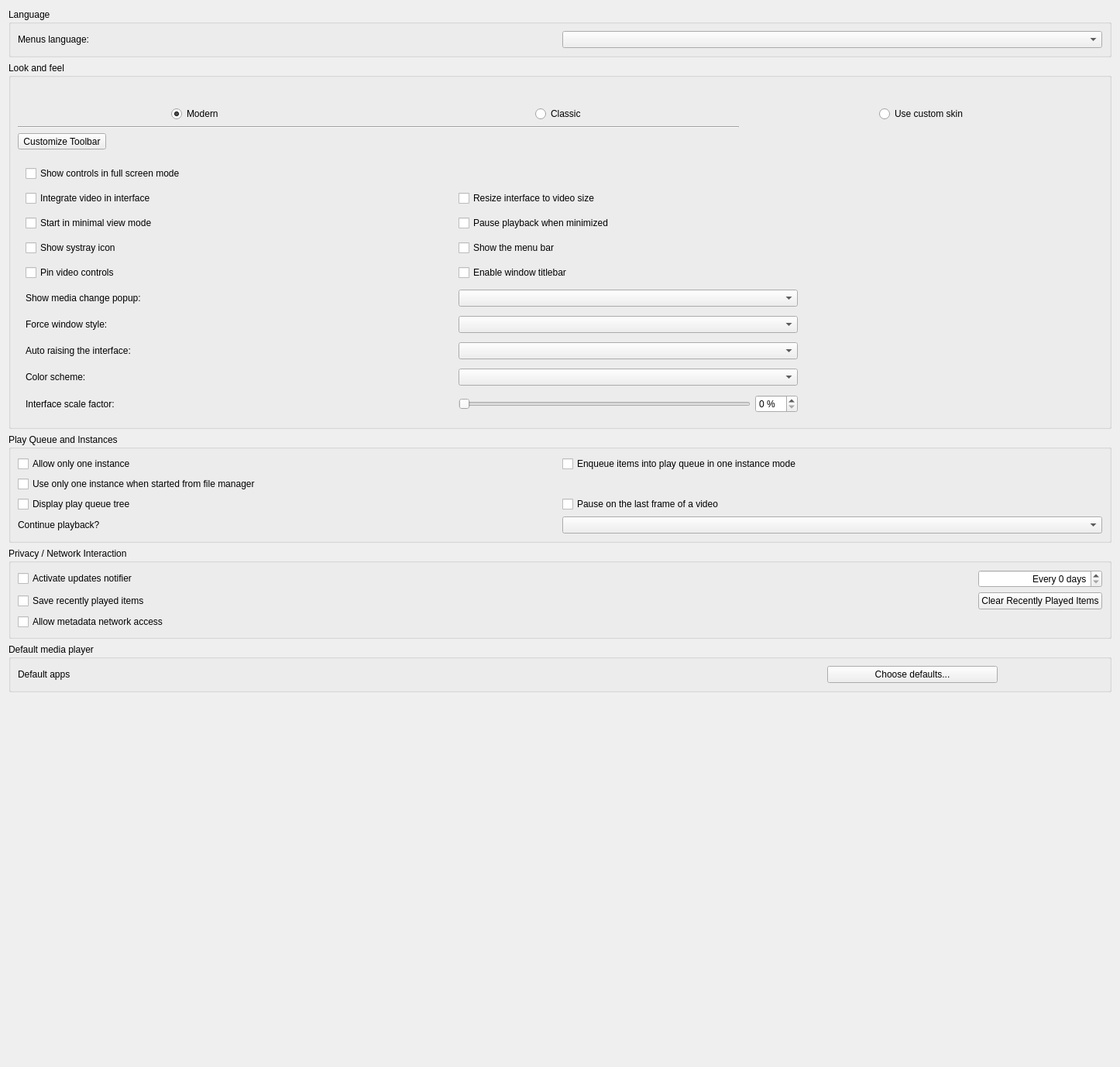
<?xml version="1.0" encoding="UTF-8"?>
<ui version="4.0">
 <author>Jean-Baptiste Kempf</author>
 <class>SPrefsInterface</class>
 <widget class="QWidget" name="SPrefsInterface">
  <property name="geometry">
   <rect>
    <x>0</x>
    <y>0</y>
    <width>1446</width>
    <height>1378</height>
   </rect>
  </property>
  <property name="sizePolicy">
   <sizepolicy hsizetype="Preferred" vsizetype="Minimum">
    <horstretch>0</horstretch>
    <verstretch>0</verstretch>
   </sizepolicy>
  </property>
  <property name="windowTitle">
   <string>Form</string>
  </property>
  <layout class="QVBoxLayout" name="verticalLayout">
   <item>
    <widget class="QGroupBox" name="langBox">
     <property name="title">
      <string>Language</string>
     </property>
     <layout class="QHBoxLayout" name="horizontalLayout">
      <item>
       <widget class="QLabel" name="label">
        <property name="text">
         <string>Menus language:</string>
        </property>
        <property name="buddy">
         <cstring>langCombo</cstring>
        </property>
       </widget>
      </item>
      <item>
       <widget class="QComboBox" name="langCombo"/>
      </item>
     </layout>
    </widget>
   </item>
   <item>
    <widget class="QGroupBox" name="LooknfeelBox">
     <property name="title">
      <string>Look and feel</string>
     </property>
     <layout class="QVBoxLayout" name="LooknfeelLayout">
      <property name="bottomMargin">
       <number>0</number>
      </property>
      <item>
       <widget class="QWidget" name="LooknfeelSelection" native="true">
        <layout class="QGridLayout" name="LooknfeelSelection_l">
         <property name="leftMargin">
          <number>0</number>
         </property>
         <property name="topMargin">
          <number>0</number>
         </property>
         <property name="rightMargin">
          <number>0</number>
         </property>
         <property name="bottomMargin">
          <number>0</number>
         </property>
         <item row="0" column="3">
          <layout class="QVBoxLayout" name="verticalLayout_2">
           <item>
            <widget class="QPushButton" name="skinImage">
             <property name="toolTip">
              <string>VLC will use custom skin.</string>
             </property>
             <property name="text">
              <string/>
             </property>
             <property name="icon">
              <iconset>
               <normaloff>:/prefsmenu/sample_skins.png</normaloff>:/prefsmenu/sample_skins.png</iconset>
             </property>
             <property name="iconSize">
              <size>
               <width>244</width>
               <height>145</height>
              </size>
             </property>
             <property name="flat">
              <bool>true</bool>
             </property>
            </widget>
           </item>
           <item alignment="Qt::AlignHCenter">
            <widget class="QRadioButton" name="skins">
             <property name="toolTip">
              <string>VLC will use custom skin.</string>
             </property>
             <property name="text">
              <string>Use custom skin</string>
             </property>
            </widget>
           </item>
          </layout>
         </item>
         <item row="0" column="1">
          <layout class="QVBoxLayout" name="verticalLayout_8">
           <item>
            <widget class="QPushButton" name="modernImage">
             <property name="toolTip">
              <string>VLC will use a modern layout with
no menubar or pinned controls but
with client-side decoration.</string>
             </property>
             <property name="text">
              <string/>
             </property>
             <property name="icon">
              <iconset>
               <normaloff>:/prefsmenu/sample_minimal.png</normaloff>:/prefsmenu/sample_minimal.png</iconset>
             </property>
             <property name="iconSize">
              <size>
               <width>244</width>
               <height>145</height>
              </size>
             </property>
             <property name="flat">
              <bool>true</bool>
             </property>
            </widget>
           </item>
           <item alignment="Qt::AlignHCenter">
            <widget class="QRadioButton" name="modernButton">
             <property name="toolTip">
              <string>VLC will use a modern layout with
no menubar or pinned controls but
with client-side decoration.</string>
             </property>
             <property name="text">
              <string>Modern</string>
             </property>
             <property name="checked">
              <bool>true</bool>
             </property>
            </widget>
           </item>
          </layout>
         </item>
         <item row="0" column="2">
          <layout class="QVBoxLayout" name="verticalLayout_7">
           <item>
            <widget class="QPushButton" name="classicImage">
             <property name="toolTip">
              <string>VLC will use a classic layout with
a menubar and pinned controls but
with no client-side decoration.</string>
             </property>
             <property name="text">
              <string/>
             </property>
             <property name="icon">
              <iconset>
               <normaloff>:/prefsmenu/sample_complete.png</normaloff>:/prefsmenu/sample_complete.png</iconset>
             </property>
             <property name="iconSize">
              <size>
               <width>244</width>
               <height>145</height>
              </size>
             </property>
             <property name="flat">
              <bool>true</bool>
             </property>
            </widget>
           </item>
           <item alignment="Qt::AlignHCenter">
            <widget class="QRadioButton" name="classicButton">
             <property name="toolTip">
              <string>VLC will use a classic layout with
a menubar and pinned controls but
with no client-side decoration.</string>
             </property>
             <property name="text">
              <string>Classic</string>
             </property>
            </widget>
           </item>
          </layout>
         </item>
         <item row="1" column="1" colspan="2">
          <widget class="Line" name="line">
           <property name="orientation">
            <enum>Qt::Horizontal</enum>
           </property>
          </widget>
         </item>
        </layout>
       </widget>
      </item>
      <item>
       <widget class="QToolButton" name="toolbarEditor">
        <property name="text">
         <string>Customize Toolbar</string>
        </property>
       </widget>
      </item>
      <item>
       <widget class="QStackedWidget" name="styleStackedWidget">
        <property name="currentIndex">
         <number>0</number>
        </property>
        <widget class="QWidget" name="nativePage">
         <layout class="QHBoxLayout" name="horizontalLayout_4">
          <property name="leftMargin">
           <number>0</number>
          </property>
          <property name="rightMargin">
           <number>0</number>
          </property>
          <item>
           <widget class="QWidget" name="native_zone" native="true">
            <property name="sizePolicy">
             <sizepolicy hsizetype="Preferred" vsizetype="Preferred">
              <horstretch>10</horstretch>
              <verstretch>0</verstretch>
             </sizepolicy>
            </property>
            <layout class="QGridLayout">
             <property name="leftMargin">
              <number>10</number>
             </property>
             <property name="topMargin">
              <number>0</number>
             </property>
             <property name="bottomMargin">
              <number>0</number>
             </property>
             <item row="1" column="2" colspan="2">
              <widget class="QCheckBox" name="resizingBox">
               <property name="text">
                <string>Resize interface to video size</string>
               </property>
              </widget>
             </item>
             <item row="6" column="2" colspan="2">
              <widget class="QComboBox" name="notificationCombo"/>
             </item>
             <item row="1" column="4">
              <spacer name="horizontalSpacer_7">
               <property name="orientation">
                <enum>Qt::Horizontal</enum>
               </property>
               <property name="sizeHint" stdset="0">
                <size>
                 <width>20</width>
                 <height>20</height>
                </size>
               </property>
              </spacer>
             </item>
             <item row="1" column="1">
              <spacer name="horizontalSpacer_3">
               <property name="orientation">
                <enum>Qt::Horizontal</enum>
               </property>
               <property name="sizeHint" stdset="0">
                <size>
                 <width>40</width>
                 <height>20</height>
                </size>
               </property>
              </spacer>
             </item>
             <item row="5" column="2">
              <widget class="QCheckBox" name="titleBarCheckBox">
               <property name="text">
                <string>Enable window titlebar</string>
               </property>
              </widget>
             </item>
             <item row="1" column="0">
              <widget class="QCheckBox" name="embedVideo">
               <property name="text">
                <string>Integrate video in interface</string>
               </property>
              </widget>
             </item>
             <item row="12" column="2" colspan="2">
              <widget class="QComboBox" name="autoRaiseComboBox"/>
             </item>
             <item row="6" column="0">
              <widget class="QLabel" name="notificationComboLabel">
               <property name="text">
                <string>Show media change popup:</string>
               </property>
               <property name="buddy">
                <cstring>notificationCombo</cstring>
               </property>
              </widget>
             </item>
             <item row="4" column="0" colspan="2">
              <widget class="QCheckBox" name="systrayBox">
               <property name="text">
                <string>Show systray icon</string>
               </property>
              </widget>
             </item>
             <item row="10" column="0">
              <widget class="QLabel" name="stylesLabel">
               <property name="sizePolicy">
                <sizepolicy hsizetype="Maximum" vsizetype="Preferred">
                 <horstretch>0</horstretch>
                 <verstretch>0</verstretch>
                </sizepolicy>
               </property>
               <property name="text">
                <string>Force window style:</string>
               </property>
               <property name="buddy">
                <cstring>stylesCombo</cstring>
               </property>
              </widget>
             </item>
             <item row="14" column="3">
              <widget class="QSpinBox" name="intfScaleFactorSpinBox">
               <property name="suffix">
                <string> %</string>
               </property>
               <property name="singleStep">
                <number>5</number>
               </property>
              </widget>
             </item>
             <item row="13" column="0">
              <widget class="QLabel" name="colorSchemeLabel">
               <property name="text">
                <string>Color scheme:</string>
               </property>
               <property name="buddy">
                <cstring>colorSchemeComboBox</cstring>
               </property>
              </widget>
             </item>
             <item row="3" column="0">
              <widget class="QCheckBox" name="minimalviewBox">
               <property name="text">
                <string>Start in minimal view mode</string>
               </property>
              </widget>
             </item>
             <item row="12" column="0">
              <widget class="QLabel" name="autoRaiseLabel">
               <property name="text">
                <string>Auto raising the interface:</string>
               </property>
               <property name="buddy">
                <cstring>autoRaiseComboBox</cstring>
               </property>
              </widget>
             </item>
             <item row="10" column="2" colspan="2">
              <widget class="QComboBox" name="stylesCombo"/>
             </item>
             <item row="14" column="2">
              <widget class="QSlider" name="intfScaleFactorSlider">
               <property name="tracking">
                <bool>false</bool>
               </property>
               <property name="orientation">
                <enum>Qt::Horizontal</enum>
               </property>
              </widget>
             </item>
             <item row="3" column="2" colspan="2">
              <widget class="QCheckBox" name="pauseMinimizedBox">
               <property name="text">
                <string>Pause playback when minimized</string>
               </property>
              </widget>
             </item>
             <item row="14" column="0">
              <widget class="QLabel" name="scaleFactorLabel">
               <property name="text">
                <string>Interface scale factor:</string>
               </property>
               <property name="buddy">
                <cstring>intfScaleFactorSlider</cstring>
               </property>
              </widget>
             </item>
             <item row="4" column="2">
              <widget class="QCheckBox" name="menuBarCheck">
               <property name="text">
                <string>Show the menu bar</string>
               </property>
              </widget>
             </item>
             <item row="0" column="0" colspan="5">
              <widget class="QCheckBox" name="fsController">
               <property name="text">
                <string>Show controls in full screen mode</string>
               </property>
              </widget>
             </item>
             <item row="13" column="2" colspan="2">
              <widget class="QComboBox" name="colorSchemeComboBox"/>
             </item>
             <item row="5" column="0" colspan="2">
              <widget class="QCheckBox" name="pinVideoControlsCheckbox">
               <property name="toolTip">
                <string>Disables autohiding of controls when playing videos</string>
               </property>
               <property name="text">
                <string>Pin video controls</string>
               </property>
              </widget>
             </item>
            </layout>
           </widget>
          </item>
         </layout>
        </widget>
        <widget class="QWidget" name="skinsPage">
         <layout class="QHBoxLayout" name="horizontalLayout_5">
          <property name="leftMargin">
           <number>0</number>
          </property>
          <property name="rightMargin">
           <number>0</number>
          </property>
          <item>
           <widget class="QWidget" name="skins_zone" native="true">
            <property name="enabled">
             <bool>true</bool>
            </property>
            <property name="sizePolicy">
             <sizepolicy hsizetype="Preferred" vsizetype="Preferred">
              <horstretch>0</horstretch>
              <verstretch>0</verstretch>
             </sizepolicy>
            </property>
            <layout class="QGridLayout" name="gridLayout_7">
             <property name="leftMargin">
              <number>0</number>
             </property>
             <property name="topMargin">
              <number>0</number>
             </property>
             <property name="rightMargin">
              <number>0</number>
             </property>
             <property name="bottomMargin">
              <number>0</number>
             </property>
             <item row="2" column="1" colspan="3">
              <widget class="QLabel" name="skinsLabel">
               <property name="sizePolicy">
                <sizepolicy hsizetype="Preferred" vsizetype="Preferred">
                 <horstretch>0</horstretch>
                 <verstretch>0</verstretch>
                </sizepolicy>
               </property>
               <property name="frameShape">
                <enum>QFrame::NoFrame</enum>
               </property>
               <property name="text">
                <string notr="true">-This is the skinsLabel place-</string>
               </property>
               <property name="textFormat">
                <enum>Qt::RichText</enum>
               </property>
               <property name="scaledContents">
                <bool>false</bool>
               </property>
               <property name="alignment">
                <set>Qt::AlignLeading|Qt::AlignLeft|Qt::AlignTop</set>
               </property>
               <property name="wordWrap">
                <bool>true</bool>
               </property>
               <property name="margin">
                <number>5</number>
               </property>
               <property name="openExternalLinks">
                <bool>true</bool>
               </property>
              </widget>
             </item>
             <item row="1" column="3">
              <widget class="QPushButton" name="skinBrowse">
               <property name="sizePolicy">
                <sizepolicy hsizetype="Maximum" vsizetype="Fixed">
                 <horstretch>0</horstretch>
                 <verstretch>0</verstretch>
                </sizepolicy>
               </property>
               <property name="text">
                <string>Choose...</string>
               </property>
              </widget>
             </item>
             <item row="1" column="2">
              <widget class="QLineEdit" name="fileSkin">
               <property name="sizePolicy">
                <sizepolicy hsizetype="MinimumExpanding" vsizetype="Fixed">
                 <horstretch>0</horstretch>
                 <verstretch>0</verstretch>
                </sizepolicy>
               </property>
              </widget>
             </item>
             <item row="1" column="1">
              <widget class="QLabel" name="skinFileLabel">
               <property name="text">
                <string>Skin resource file:</string>
               </property>
               <property name="alignment">
                <set>Qt::AlignRight|Qt::AlignTrailing|Qt::AlignVCenter</set>
               </property>
               <property name="buddy">
                <cstring>fileSkin</cstring>
               </property>
              </widget>
             </item>
            </layout>
           </widget>
          </item>
         </layout>
        </widget>
       </widget>
      </item>
     </layout>
    </widget>
   </item>
   <item>
    <widget class="QGroupBox" name="PlaylistAndInstancesBox">
     <property name="title">
      <string>Play Queue and Instances</string>
     </property>
     <layout class="QGridLayout" name="gridLayout_2">
      <item row="4" column="1">
       <widget class="QComboBox" name="continuePlaybackComboBox">
        <property name="enabled">
         <bool>true</bool>
        </property>
       </widget>
      </item>
      <item row="2" column="0">
       <widget class="QCheckBox" name="treePlaylist">
        <property name="text">
         <string>Display play queue tree</string>
        </property>
       </widget>
      </item>
      <item row="0" column="0">
       <widget class="QCheckBox" name="OneInterfaceMode">
        <property name="text">
         <string>Allow only one instance</string>
        </property>
       </widget>
      </item>
      <item row="1" column="0" colspan="2">
       <widget class="QCheckBox" name="oneInstanceFromFile">
        <property name="text">
         <string>Use only one instance when started from file manager</string>
        </property>
       </widget>
      </item>
      <item row="0" column="1">
       <widget class="QCheckBox" name="EnqueueOneInterfaceMode">
        <property name="text">
         <string>Enqueue items into play queue in one instance mode</string>
        </property>
       </widget>
      </item>
      <item row="2" column="1">
       <widget class="QCheckBox" name="playPauseBox">
        <property name="text">
         <string>Pause on the last frame of a video</string>
        </property>
       </widget>
      </item>
      <item row="4" column="0">
       <widget class="QLabel" name="continuePlaybackLabel">
        <property name="text">
         <string>Continue playback?</string>
        </property>
        <property name="buddy">
         <cstring>continuePlaybackComboBox</cstring>
        </property>
       </widget>
      </item>
     </layout>
    </widget>
   </item>
   <item>
    <widget class="QGroupBox" name="groupBox_2">
     <property name="title">
      <string>Privacy / Network Interaction</string>
     </property>
     <layout class="QGridLayout" name="gridLayout_3">
      <item row="0" column="2">
       <widget class="QSpinBox" name="updatesDays">
        <property name="alignment">
         <set>Qt::AlignRight|Qt::AlignTrailing|Qt::AlignVCenter</set>
        </property>
        <property name="suffix">
         <string> days</string>
        </property>
        <property name="prefix">
         <string>Every </string>
        </property>
       </widget>
      </item>
      <item row="1" column="0">
       <widget class="QCheckBox" name="saveRecentlyPlayed">
        <property name="text">
         <string>Save recently played items</string>
        </property>
       </widget>
      </item>
      <item row="1" column="2">
       <widget class="QPushButton" name="clearRecent">
        <property name="text">
         <string>Clear Recently Played Items</string>
        </property>
       </widget>
      </item>
      <item row="2" column="0">
       <widget class="QCheckBox" name="MetadataNetworkAccessMode">
        <property name="text">
         <string>Allow metadata network access</string>
        </property>
       </widget>
      </item>
      <item row="1" column="1">
       <spacer name="clearRecentSpacer">
        <property name="orientation">
         <enum>Qt::Horizontal</enum>
        </property>
        <property name="sizeHint" stdset="0">
         <size>
          <width>40</width>
          <height>20</height>
         </size>
        </property>
       </spacer>
      </item>
      <item row="0" column="0">
       <widget class="QCheckBox" name="updatesBox">
        <property name="text">
         <string>Activate updates notifier</string>
        </property>
       </widget>
      </item>
     </layout>
    </widget>
   </item>
   <item>
    <widget class="QGroupBox" name="osGroupBox">
     <property name="title">
      <string>Default media player</string>
     </property>
     <layout class="QGridLayout" name="gridLayout_4">
      <item row="2" column="0">
       <widget class="QLabel" name="assocLabel">
        <property name="sizePolicy">
         <sizepolicy hsizetype="Maximum" vsizetype="Preferred">
          <horstretch>0</horstretch>
          <verstretch>0</verstretch>
         </sizepolicy>
        </property>
        <property name="text">
         <string>Default apps</string>
        </property>
       </widget>
      </item>
      <item row="2" column="1">
       <spacer name="horizontalSpacer_6">
        <property name="orientation">
         <enum>Qt::Horizontal</enum>
        </property>
        <property name="sizeHint" stdset="0">
         <size>
          <width>40</width>
          <height>20</height>
         </size>
        </property>
       </spacer>
      </item>
      <item row="2" column="2">
       <widget class="QPushButton" name="assoButton">
        <property name="sizePolicy">
         <sizepolicy hsizetype="Preferred" vsizetype="Fixed">
          <horstretch>0</horstretch>
          <verstretch>0</verstretch>
         </sizepolicy>
        </property>
        <property name="minimumSize">
         <size>
          <width>220</width>
          <height>0</height>
         </size>
        </property>
        <property name="text">
         <string>Choose defaults...</string>
        </property>
       </widget>
      </item>
      <item row="2" column="3">
       <spacer name="horizontalSpacer_8">
        <property name="orientation">
         <enum>Qt::Horizontal</enum>
        </property>
        <property name="sizeType">
         <enum>QSizePolicy::Minimum</enum>
        </property>
        <property name="sizeHint" stdset="0">
         <size>
          <width>135</width>
          <height>20</height>
         </size>
        </property>
       </spacer>
      </item>
     </layout>
    </widget>
   </item>
   <item>
    <spacer name="verticalSpacer">
     <property name="orientation">
      <enum>Qt::Vertical</enum>
     </property>
     <property name="sizeHint" stdset="0">
      <size>
       <width>20</width>
       <height>0</height>
      </size>
     </property>
    </spacer>
   </item>
  </layout>
 </widget>
 <tabstops>
  <tabstop>langCombo</tabstop>
  <tabstop>fsController</tabstop>
  <tabstop>embedVideo</tabstop>
  <tabstop>resizingBox</tabstop>
  <tabstop>minimalviewBox</tabstop>
  <tabstop>pauseMinimizedBox</tabstop>
  <tabstop>systrayBox</tabstop>
  <tabstop>menuBarCheck</tabstop>
  <tabstop>pinVideoControlsCheckbox</tabstop>
  <tabstop>titleBarCheckBox</tabstop>
  <tabstop>notificationCombo</tabstop>
  <tabstop>stylesCombo</tabstop>
  <tabstop>autoRaiseComboBox</tabstop>
  <tabstop>colorSchemeComboBox</tabstop>
  <tabstop>intfScaleFactorSlider</tabstop>
  <tabstop>intfScaleFactorSpinBox</tabstop>
  <tabstop>fileSkin</tabstop>
  <tabstop>skinBrowse</tabstop>
  <tabstop>OneInterfaceMode</tabstop>
  <tabstop>EnqueueOneInterfaceMode</tabstop>
  <tabstop>oneInstanceFromFile</tabstop>
  <tabstop>treePlaylist</tabstop>
  <tabstop>playPauseBox</tabstop>
  <tabstop>continuePlaybackComboBox</tabstop>
  <tabstop>updatesBox</tabstop>
  <tabstop>updatesDays</tabstop>
  <tabstop>saveRecentlyPlayed</tabstop>
  <tabstop>clearRecent</tabstop>
  <tabstop>MetadataNetworkAccessMode</tabstop>
  <tabstop>assoButton</tabstop>
 </tabstops>
 <resources/>
 <connections/>
</ui>
